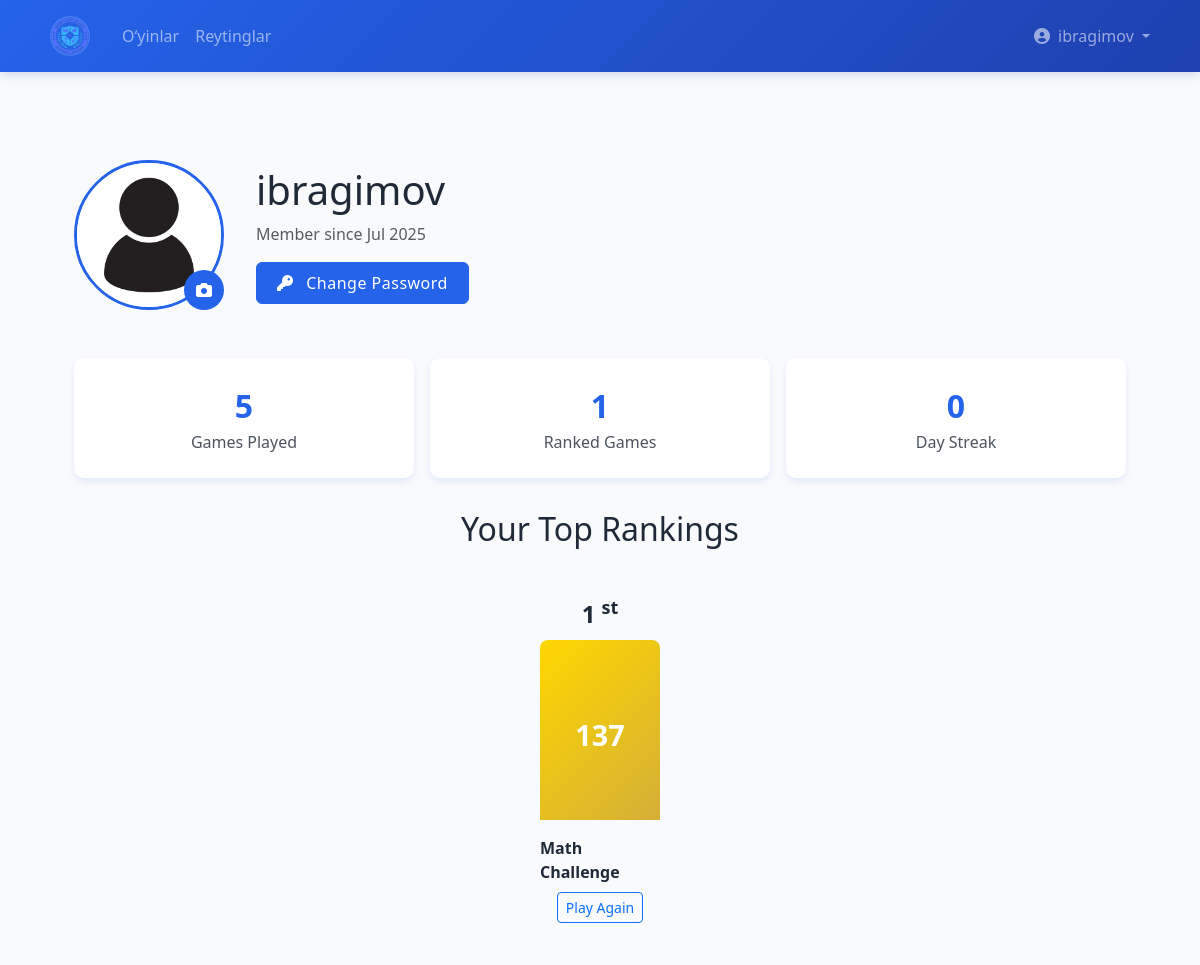
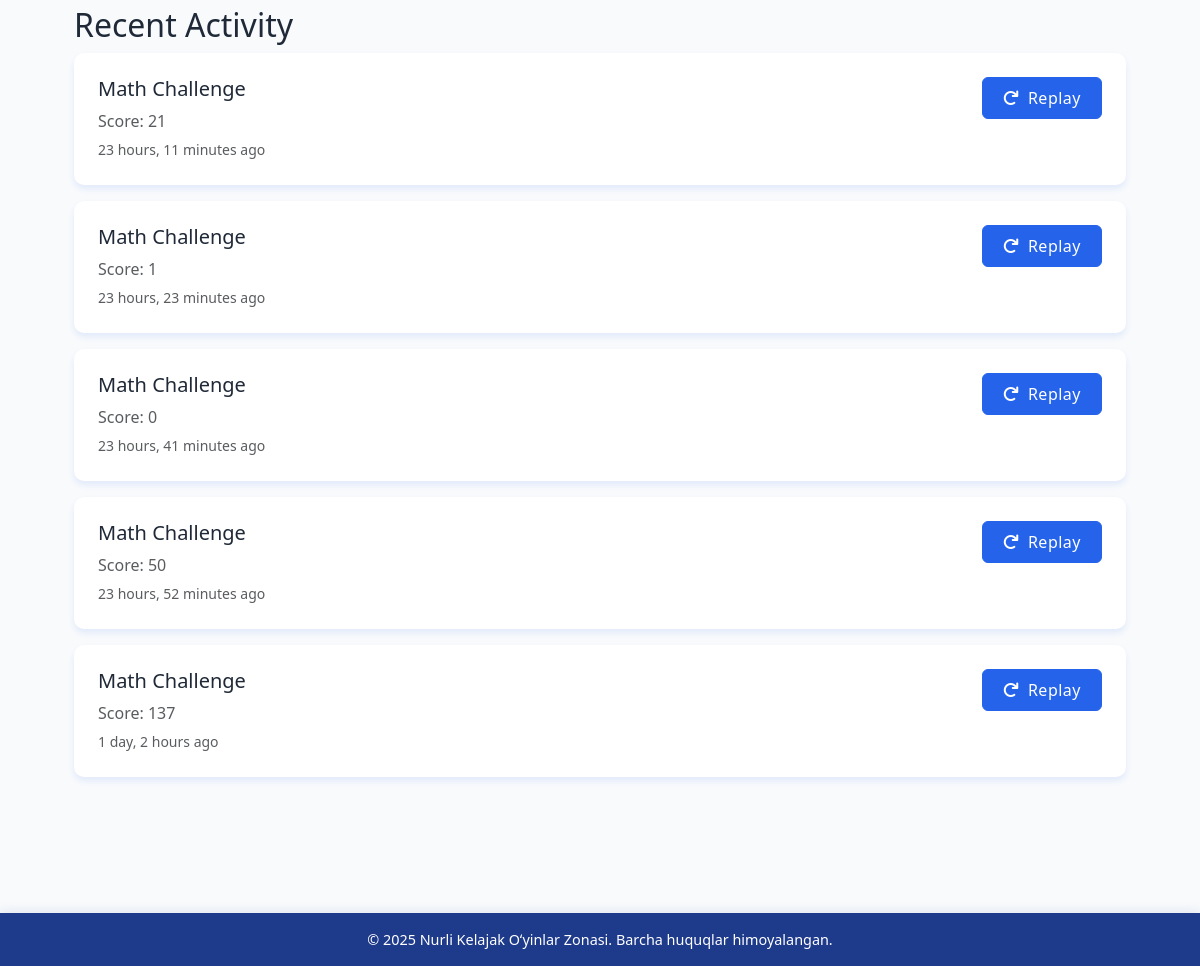
The page /accounts/profile/ (signed in) on the database as committed earlier (2 pictures, top to bottom).
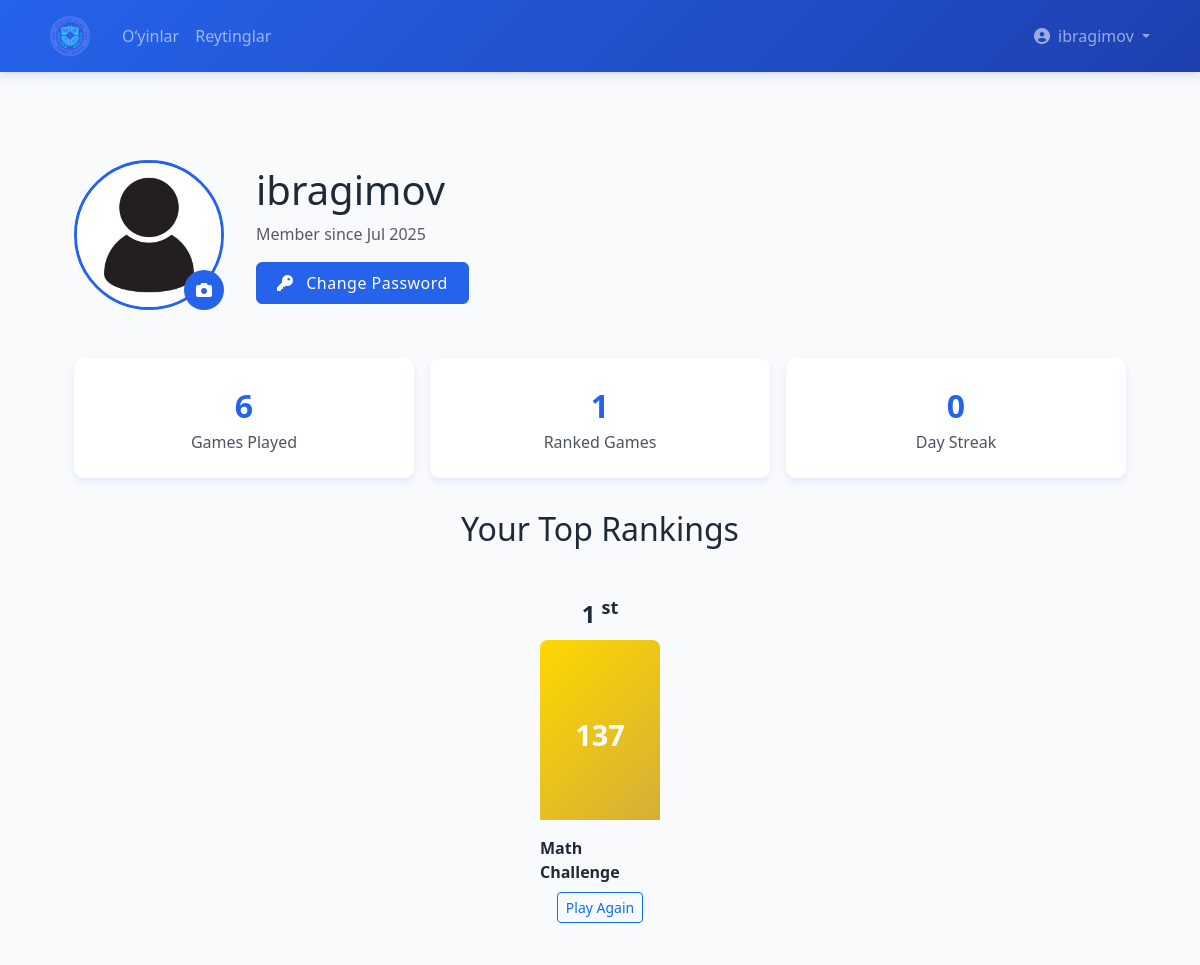
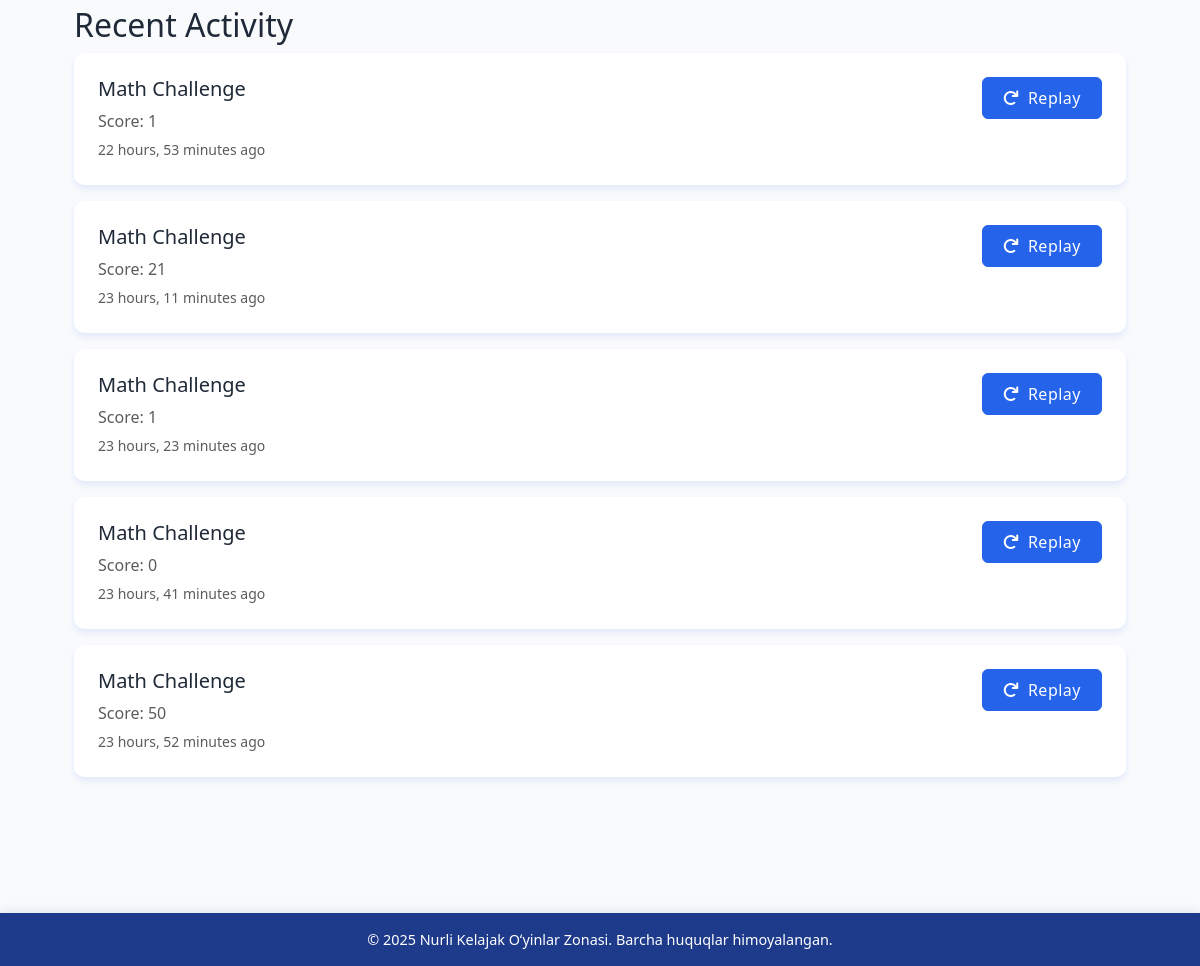
The same page on the database as committed later (2 pictures, top to bottom).
### games/models.py (models this page shows, shortened)
class Game(models.Model):
    name = models.CharField(max_length=100)
    slug = models.SlugField(unique=True)
    description = models.TextField()
    image = models.ImageField(
        upload_to=game_image_upload_path,
        null=True,
        blank=True,
        help_text="Upload game cover image (optimal size: 800x600px)"
    )
    is_active = models.BooleanField(default=True)

class GameScore(models.Model):
    user = models.ForeignKey(settings.AUTH_USER_MODEL, on_delete=models.CASCADE)
    game = models.ForeignKey('Game', on_delete=models.CASCADE)
    score = models.PositiveIntegerField()
    created_at = models.DateTimeField(auto_now_add=True)
    class Meta:
        ordering = ['-score']
        verbose_name = 'Game Score'
        verbose_name_plural = 'Game Scores'

### accounts/views.py (the view)
# urls.py: path('profile/', views.profile, name='profile'),
@login_required
def profile(request):
    stats = get_user_stats(request.user)
    streak = 0
    today = datetime.now().date()
    current_date = today
    while GameScore.objects.filter(user=request.user, created_at__date=current_date).exists():
        streak += 1
        current_date -= timedelta(days=1)
    context = {
        'games_played_count': stats['games_played_count'],
        'ranked_games_count': stats['ranked_games_count'],
        'daily_streak': streak,
        'game_rankings': stats['game_rankings'],
        'recent_games': stats['recent_games']
    }
    return render(request, 'accounts/profile.html', context)

### accounts/templates/accounts/profile.html (shortened to what this page needs)
{% extends "base.html" %}
{% load static %}
{% block content %}
<div class="profile-container">
    <div class="profile-header">
        <div class="avatar-container">
            <img src="{% if user.avatar %}{{ user.avatar.url }}{% else %}{% static 'images/default-avatar.png' %}{% endif %}"
                 class="avatar-img"
                 alt="{{ user.username }}'s avatar">
            <div class="avatar-upload" onclick="document.getElementById('avatar-upload').click()">
                <i class="fas fa-camera"></i>
            </div>
        </div>
        <div>
            <h1>{{ user.username }}</h1>
            <p class="text-muted">Member since {{ user.date_joined|date:"M Y" }}</p>
            <a href="{% url 'accounts:change_password' %}" class="btn btn-primary">
                <i class="fas fa-key me-2"></i> Change Password
            </a>
        </div>
    </div>
    <div class="profile-stats">
        <div class="stat-card">
            <div class="stat-value">{{ games_played_count|default:"0" }}</div>
            <div class="stat-label">Games Played</div>
        </div>
        <div class="stat-card">
            <div class="stat-value">{{ ranked_games_count|default:"0" }}</div>
            <div class="stat-label">Ranked Games</div>
        </div>
        <div class="stat-card">
            <div class="stat-value">{{ daily_streak|default:"0" }}</div>
            <div class="stat-label">Day Streak</div>
        </div>
    </div>
    {% if game_rankings %}
    <h2 class="text-center">Your Top Rankings</h2>
    <div class="podium">
        {% for ranking in game_rankings %}
        <div class="podium-place">
            <div class="podium-rank">
                {{ ranking.position }}
                <sup>
                    {% if ranking.position == 1 %}st
                    {% elif ranking.position == 2 %}nd
                    {% elif ranking.position == 3 %}rd
                    {% else %}th
                    {% endif %}
                </sup>
            </div>
            <div class="podium-platform
                {% if ranking.position == 1 %}podium-gold
                {% elif ranking.position == 2 %}podium-silver
                {% elif ranking.position == 3 %}podium-bronze
                {% else %}podium-other{% endif %}">
                <div class="podium-score">{{ ranking.high_score }}</div>
            </div>
            <div class="podium-game">{{ ranking.game__name }}</div>
            <a href="{% url 'games:game_detail' ranking.game__slug %}" class="btn btn-sm btn-outline-primary mt-2">
                Play Again
            </a>
        </div>
        {% endfor %}
    </div>
    {% else %}
    <div class="alert alert-info text-center">
        No rankings yet. Play some games to appear on the leaderboard!
    </div>
    {% endif %}
    <div class="game-activity">
        <h2>Recent Activity</h2>
        {% if recent_games %}
            {% for game in recent_games %}
            <div class="activity-card">
                <div class="d-flex justify-content-between">
                    <div>
                        <h5>{{ game.game.name }}</h5>
                        <p class="text-muted mb-1">Score: {{ game.score }}</p>
                        <small class="text-muted">{{ game.created_at|timesince }} ago</small>
                    </div>
                    <div>
                        <a href="{% url 'games:game_detail' game.game.slug %}" class="btn btn-primary">
                            <i class="fas fa-redo me-1"></i> Replay
                        </a>
                    </div>
                </div>
            </div>
            {% endfor %}
        {% else %}
            <div class="alert alert-info">
                No game activity yet. Play some games to get started!
            </div>
        {% endif %}
    </div>
</div>
{% endblock %}

Rows that differ between the two databases and show on the page:
no longer on this page (row unchanged): GameScore: game.name "Math Challenge", score "137", created_at "1 day, 2 hours"
added GameScore: game.name "Math Challenge", score "1", created_at "22 hours, 53 minutes"
Other text that changed with them:
{{ games_played_count|default:"0" }}: "5" → "6"
